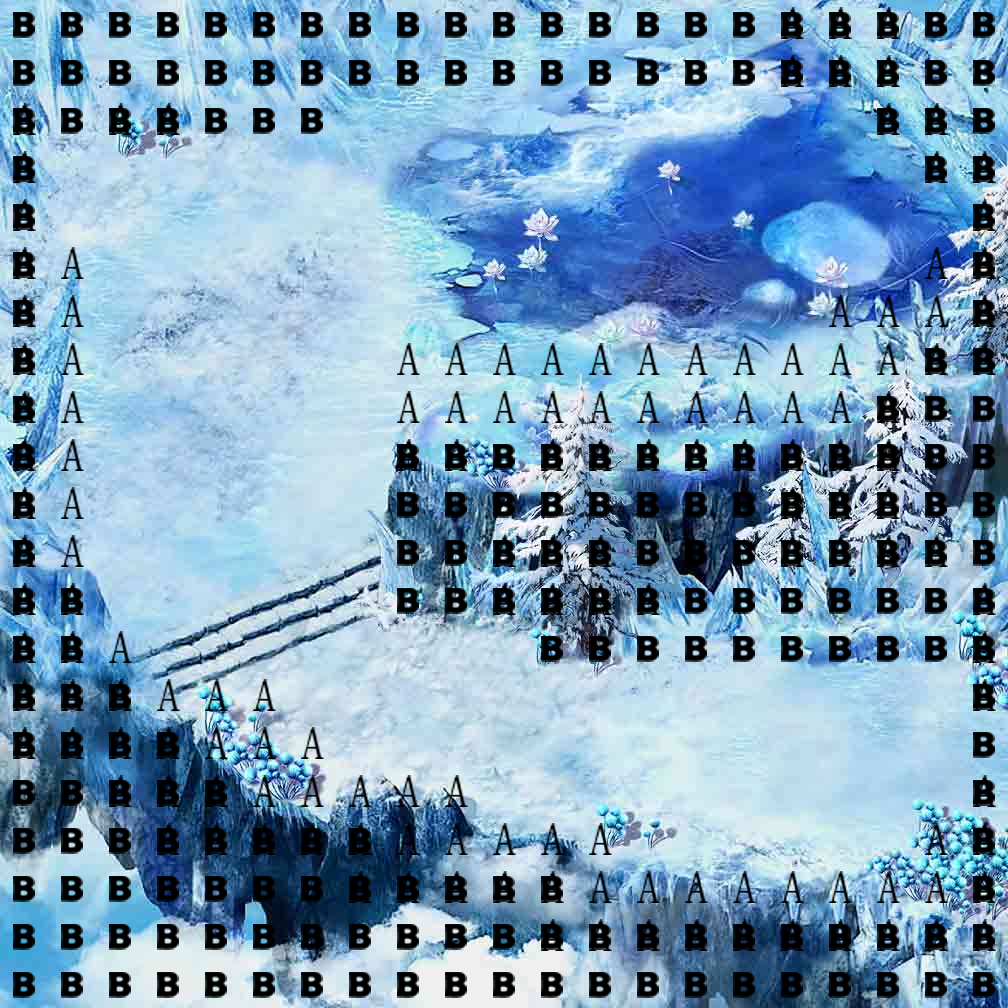

Below is a game level as drawn by its tile map, then a one-line description and the .tmx that defines it (tile-layer data replaced by summaries):
An orthogonal 21x21 tile map with 48x48 px tiles, 3 tile layers (map, block, alpha), 3 tilesets and 41 objects (15x 2510030, 14x 2510029, 11x 2510028, p140-1).

<map version="1.0" orientation="orthogonal" width="21" height="21" tilewidth="48" tileheight="48">
 <tileset firstgid="1" name="alpha" tilewidth="48" tileheight="48">
  <image source="alpha.png" width="48" height="48" />
 </tileset>
 <tileset firstgid="2" name="block" tilewidth="48" tileheight="48">
  <image source="block.png" width="48" height="48" />
 </tileset>
 <tileset firstgid="3" name="d140" tilewidth="48" tileheight="48">
  <image source="d140.jpg" width="1008" height="1008" />
 </tileset>
 <layer name="map" width="21" height="21">
  <data>[441 cells, 441 non-empty, 441 distinct tile ids]</data>
 </layer>
 <layer name="block" width="21" height="21">
  <data>[441 cells, 216 non-empty, 1 distinct tile ids]</data>
 </layer>
 <layer name="alpha" width="21" height="21">
  <data>[441 cells, 150 non-empty, 1 distinct tile ids]</data>
 </layer>
 <objectgroup name="unit" width="21" height="21">
  <object name="2510028" x="522" y="756" width="26" height="23" />
  <object name="2510028" x="439" y="740" width="26" height="23" />
  <object name="2510028" x="275" y="723" width="26" height="23" />
  <object name="2510028" x="406" y="680" width="26" height="23" />
  <object name="2510028" x="601" y="749" width="26" height="23" />
  <object name="2510028" x="472" y="659" width="26" height="23" />
  <object name="2510028" x="543" y="825" width="26" height="23" />
  <object name="2510028" x="749" y="687" width="26" height="23" />
  <object name="2510028" x="883" y="703" width="26" height="23" />
  <object name="2510028" x="634" y="684" width="26" height="23" />
  <object name="2510028" x="664" y="809" width="26" height="23" />
  <object name="2510029" x="107" y="523" width="26" height="23" />
  <object name="2510029" x="287" y="532" width="26" height="23" />
  <object name="2510029" x="82" y="445" width="26" height="23" />
  <object name="2510029" x="82" y="304" width="26" height="23" />
  <object name="2510029" x="75" y="153" width="26" height="23" />
  <object name="2510029" x="155" y="257" width="26" height="23" />
  <object name="2510029" x="158" y="161" width="26" height="23" />
  <object name="2510029" x="248" y="378" width="26" height="23" />
  <object name="2510029" x="150" y="367" width="26" height="23" />
  <object name="2510029" x="258" y="158" width="26" height="23" />
  <object name="2510029" x="212" y="290" width="26" height="23" />
  <object name="2510029" x="216" y="439" width="26" height="23" />
  <object name="2510029" x="319" y="454" width="26" height="23" />
  <object name="2510029" x="177" y="554" width="26" height="23" />
  <object name="2510030" x="662" y="216" width="26" height="23" />
  <object name="2510030" x="742" y="247" width="26" height="23" />
  <object name="2510030" x="815" y="248" width="26" height="23" />
  <object name="2510030" x="787" y="142" width="26" height="23" />
  <object name="2510030" x="553" y="193" width="26" height="23" />
  <object name="2510030" x="621" y="148" width="26" height="23" />
  <object name="2510030" x="450" y="143" width="26" height="23" />
  <object name="2510030" x="523" y="263" width="26" height="23" />
  <object name="2510030" x="683" y="347" width="26" height="23" />
  <object name="2510030" x="580" y="341" width="26" height="23" />
  <object name="2510030" x="779" y="345" width="26" height="23" />
  <object name="2510030" x="603" y="274" width="26" height="23" />
  <object name="2510030" x="355" y="190" width="26" height="23" />
  <object name="2510030" x="412" y="286" width="26" height="23" />
  <object name="2510030" x="455" y="347" width="26" height="23" />
 </objectgroup>
 <objectgroup name="waypoint" width="21" height="21">
  <object name="p140-1" x="782" y="774" width="45" height="33" />
 </objectgroup>
</map>
